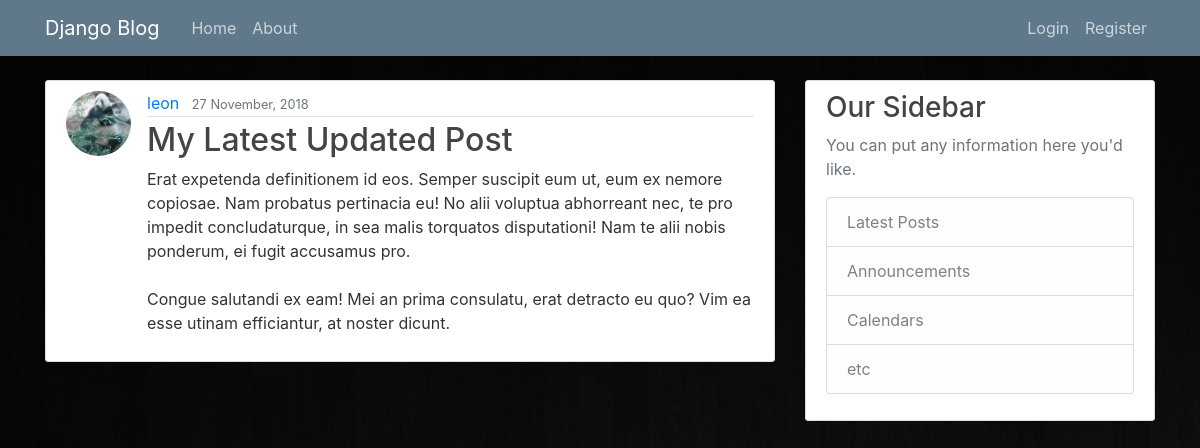
The page /post/34/ on the database its author committed.
### blog/models.py (models this page shows, shortened)
class Post(models.Model):
    title=models.CharField(max_length=100)
    content=models.TextField()
    date_posted=models.DateTimeField(default=timezone.now)
    author=models.ForeignKey(User, on_delete=models.CASCADE)

### users/models.py (models this page shows, shortened)
class Profile(models.Model):
    user=models.OneToOneField(User, on_delete=models.CASCADE)
    image=models.ImageField(default='default.jpg', upload_to='profile_pics')

### blog/views.py (the view)
# urls.py: path('post/<int:pk>/', PostDetailView.as_view(), name='post-detail'),
class PostDetailView(DetailView):
    model=Post

### blog/templates/blog/post_detail.html (shortened to what this page needs)
{%extends "blog/base.html"%}
{% block content%}
	<article class="media content-section">
	 <img class="rounded-circle article-img" src="{{object.author.profile.image.url}}">
	  <div class="media-body">
	    <div class="article-metadata">
	      <a class="mr-2" href="{% url 'user-posts' object.author.username %}">{{ object.author }}</a>
	      <small class="text-muted">{{ object.date_posted|date:"d F, Y" }}</small>
	    </div>
	    <h2 class="article-title">{{ object.title }}</h2>
	    <p class="article-content">{{ object.content }}</p>
	  </div>
	</article>
{%endblock content%}

### blog/static/blog/main.css (style rules this page uses)
body { background: #fafafa; color: #333333; margin-top: 5rem; }
h1, h2, h3, h4, h5, h6 { color: #444444; }
.content-section { background: #ffffff; padding: 10px 20px; border: 1px solid #dddddd; border-radius: 3px; margin-bottom: 20px; }
.article-title { color: #444444; }
.article-content { white-space: pre-line; }
.article-img { height: 65px; width: 65px; margin-right: 16px; }
.article-metadata { padding-bottom: 1px; margin-bottom: 4px; border-bottom: 1px solid #e3e3e3 }

### rows shown on the page
Post: author.profile.image (picture), author "leon", date_posted "27 November, 2018", title "My Latest Updated Post", content "Erat expetenda definitionem id eos. Semper suscipit eum ut, eum ex nemore copiosae. Nam probatus pertinacia eu! No alii voluptua abhorreant nec, te pro impedit concludaturque, in sea malis torquatos disputationi! Nam te alii nobis ponderum, ei fugit accusamus pro. Congue salutandi ex eam! Mei an prima consulatu, erat detracto eu quo? Vim ea esse utinam efficiantur, at noster dicunt."
